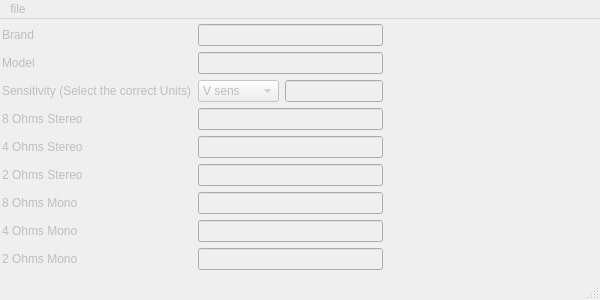
<?xml version="1.0" encoding="UTF-8"?>
<ui version="4.0">
 <class>LimiterCalculator</class>
 <widget class="QMainWindow" name="LimiterCalculator">
  <property name="windowModality">
   <enum>Qt::ApplicationModal</enum>
  </property>
  <property name="enabled">
   <bool>false</bool>
  </property>
  <property name="geometry">
   <rect>
    <x>0</x>
    <y>0</y>
    <width>600</width>
    <height>300</height>
   </rect>
  </property>
  <property name="sizePolicy">
   <sizepolicy hsizetype="Minimum" vsizetype="Minimum">
    <horstretch>0</horstretch>
    <verstretch>0</verstretch>
   </sizepolicy>
  </property>
  <property name="minimumSize">
   <size>
    <width>600</width>
    <height>200</height>
   </size>
  </property>
  <property name="windowTitle">
   <string>MainWindow</string>
  </property>
  <widget class="QWidget" name="centralwidget">
   <property name="sizePolicy">
    <sizepolicy hsizetype="Expanding" vsizetype="Expanding">
     <horstretch>1</horstretch>
     <verstretch>1</verstretch>
    </sizepolicy>
   </property>
   <widget class="QWidget" name="gridWidget_2" native="true">
    <property name="geometry">
     <rect>
      <x>2</x>
      <y>5</y>
      <width>381</width>
      <height>251</height>
     </rect>
    </property>
    <layout class="QGridLayout" name="gridLayout_2">
     <item row="13" column="0">
      <widget class="QLabel" name="ProtectionLabel_5">
       <property name="text">
        <string>2 Ohms Mono</string>
       </property>
      </widget>
     </item>
     <item row="8" column="0">
      <widget class="QLabel" name="ProtectionLabel_3">
       <property name="text">
        <string>4 Ohms Stereo</string>
       </property>
      </widget>
     </item>
     <item row="4" column="0">
      <widget class="QLabel" name="AmpPowerLabel">
       <property name="sizePolicy">
        <sizepolicy hsizetype="Minimum" vsizetype="Minimum">
         <horstretch>0</horstretch>
         <verstretch>0</verstretch>
        </sizepolicy>
       </property>
       <property name="text">
        <string>Model</string>
       </property>
      </widget>
     </item>
     <item row="11" column="0">
      <widget class="QLabel" name="ProtectionLabel_4">
       <property name="text">
        <string>8 Ohms Mono</string>
       </property>
      </widget>
     </item>
     <item row="9" column="0">
      <widget class="QLabel" name="ProtectionLabel_2">
       <property name="text">
        <string>2 Ohms Stereo</string>
       </property>
      </widget>
     </item>
     <item row="5" column="0">
      <widget class="QLabel" name="SensitivityLabel">
       <property name="sizePolicy">
        <sizepolicy hsizetype="Minimum" vsizetype="Minimum">
         <horstretch>0</horstretch>
         <verstretch>0</verstretch>
        </sizepolicy>
       </property>
       <property name="text">
        <string>Sensitivity (Select the correct Units)</string>
       </property>
      </widget>
     </item>
     <item row="5" column="1">
      <widget class="QComboBox" name="SensitivityUnitCombo">
       <item>
        <property name="text">
         <string>V sens</string>
        </property>
       </item>
       <item>
        <property name="text">
         <string>dBu sens</string>
        </property>
       </item>
       <item>
        <property name="text">
         <string>X Factor</string>
        </property>
       </item>
      </widget>
     </item>
     <item row="0" column="0">
      <widget class="QLabel" name="AmpImpedanceLabel">
       <property name="sizePolicy">
        <sizepolicy hsizetype="Minimum" vsizetype="Minimum">
         <horstretch>0</horstretch>
         <verstretch>0</verstretch>
        </sizepolicy>
       </property>
       <property name="text">
        <string>Brand</string>
       </property>
      </widget>
     </item>
     <item row="12" column="0">
      <widget class="QLabel" name="ProtectionLabel_6">
       <property name="text">
        <string>4 Ohms Mono</string>
       </property>
      </widget>
     </item>
     <item row="7" column="0">
      <widget class="QLabel" name="ProtectionLabel">
       <property name="text">
        <string>8 Ohms Stereo</string>
       </property>
      </widget>
     </item>
     <item row="5" column="2">
      <widget class="QLineEdit" name="lineEdit_3"/>
     </item>
     <item row="0" column="1" colspan="2">
      <widget class="QLineEdit" name="lineEdit"/>
     </item>
     <item row="4" column="1" colspan="2">
      <widget class="QLineEdit" name="lineEdit_2"/>
     </item>
     <item row="7" column="1" colspan="2">
      <widget class="QLineEdit" name="lineEdit_7"/>
     </item>
     <item row="8" column="1" colspan="2">
      <widget class="QLineEdit" name="lineEdit_6"/>
     </item>
     <item row="9" column="1" colspan="2">
      <widget class="QLineEdit" name="lineEdit_5"/>
     </item>
     <item row="11" column="1" colspan="2">
      <widget class="QLineEdit" name="lineEdit_4"/>
     </item>
     <item row="12" column="1" colspan="2">
      <widget class="QLineEdit" name="lineEdit_9"/>
     </item>
     <item row="13" column="1" colspan="2">
      <widget class="QLineEdit" name="lineEdit_8"/>
     </item>
    </layout>
    <zorder>AmpImpedanceLabel</zorder>
    <zorder>SensitivityLabel</zorder>
    <zorder>AmpPowerLabel</zorder>
    <zorder>SensitivityUnitCombo</zorder>
    <zorder>ProtectionLabel</zorder>
    <zorder>ProtectionLabel_2</zorder>
    <zorder>ProtectionLabel_4</zorder>
    <zorder>ProtectionLabel_5</zorder>
    <zorder>ProtectionLabel_6</zorder>
    <zorder>ProtectionLabel_3</zorder>
    <zorder>lineEdit_3</zorder>
    <zorder>lineEdit_2</zorder>
    <zorder>lineEdit</zorder>
    <zorder>lineEdit_7</zorder>
    <zorder>lineEdit_6</zorder>
    <zorder>lineEdit_5</zorder>
    <zorder>lineEdit_4</zorder>
    <zorder>lineEdit_9</zorder>
    <zorder>lineEdit_8</zorder>
   </widget>
  </widget>
  <widget class="QMenuBar" name="menubar">
   <property name="geometry">
    <rect>
     <x>0</x>
     <y>0</y>
     <width>600</width>
     <height>20</height>
    </rect>
   </property>
   <widget class="QMenu" name="menumenu">
    <property name="title">
     <string>file</string>
    </property>
   </widget>
   <addaction name="menumenu"/>
  </widget>
  <widget class="QStatusBar" name="statusbar"/>
  <action name="loadFile">
   <property name="checkable">
    <bool>false</bool>
   </property>
   <property name="text">
    <string>load file</string>
   </property>
   <property name="statusTip">
    <string notr="true"/>
   </property>
   <property name="shortcut">
    <string>Ctrl+O</string>
   </property>
   <property name="shortcutVisibleInContextMenu">
    <bool>false</bool>
   </property>
  </action>
  <action name="saveFile">
   <property name="text">
    <string>save file</string>
   </property>
   <property name="shortcut">
    <string>Ctrl+S</string>
   </property>
  </action>
  <action name="saveMod">
   <property name="text">
    <string>Modulation maps</string>
   </property>
  </action>
  <action name="saveRaw">
   <property name="text">
    <string>Raw images</string>
   </property>
  </action>
  <action name="saveNorm">
   <property name="text">
    <string>Normalized mod maps</string>
   </property>
  </action>
 </widget>
 <resources/>
 <connections/>
</ui>
